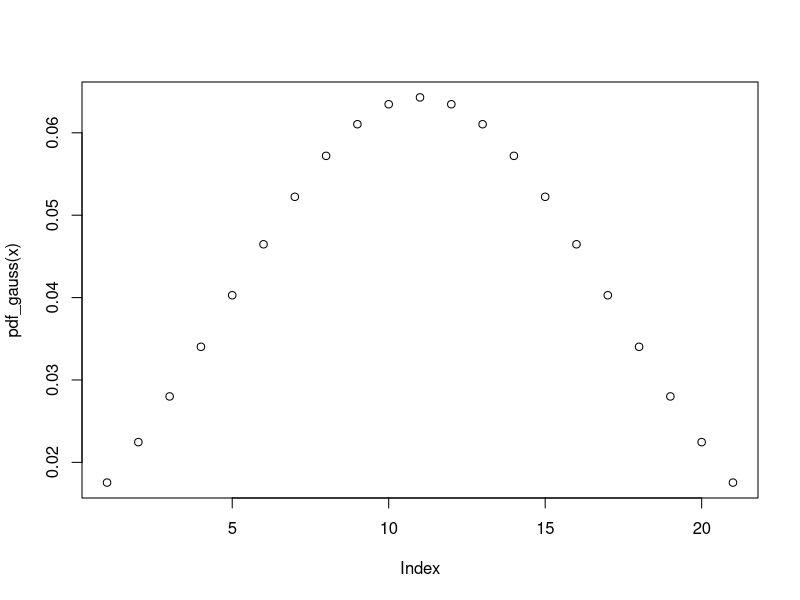

The R script that drew this image:
## ---- chunk 1

x <- c(-10:10)

pdf_gauss <- function(x) {
    mu = mean(x)
    sigma = var(x)
    const = 1/(sqrt(2 * pi * sigma))
    quantiles = c()
    for (i in seq_along(x)){
        exp_term = -((x[i] - mu)^2)/(2 * sigma)
        quantiles = c(quantiles, const * exp(exp_term))
    }
    return(quantiles)
}

plot(pdf_gauss(x))

